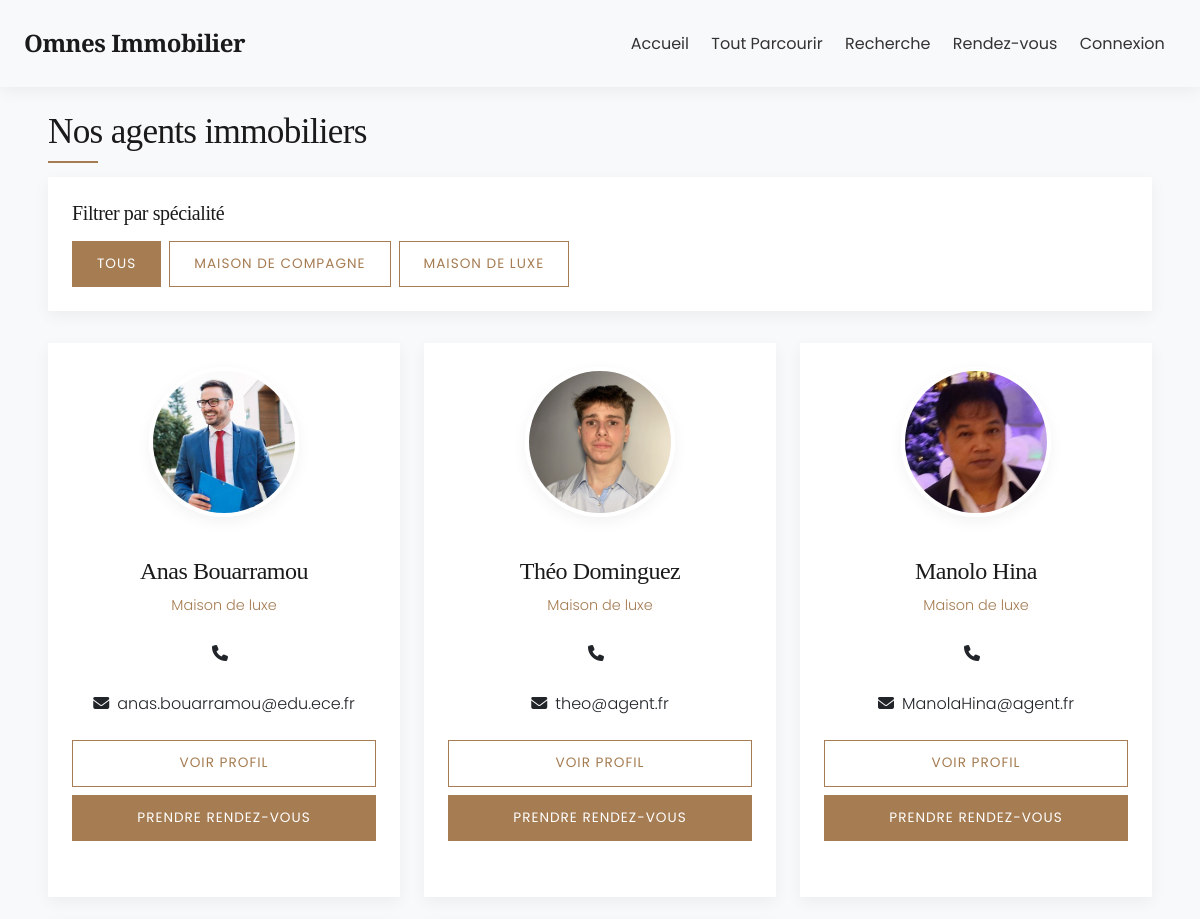
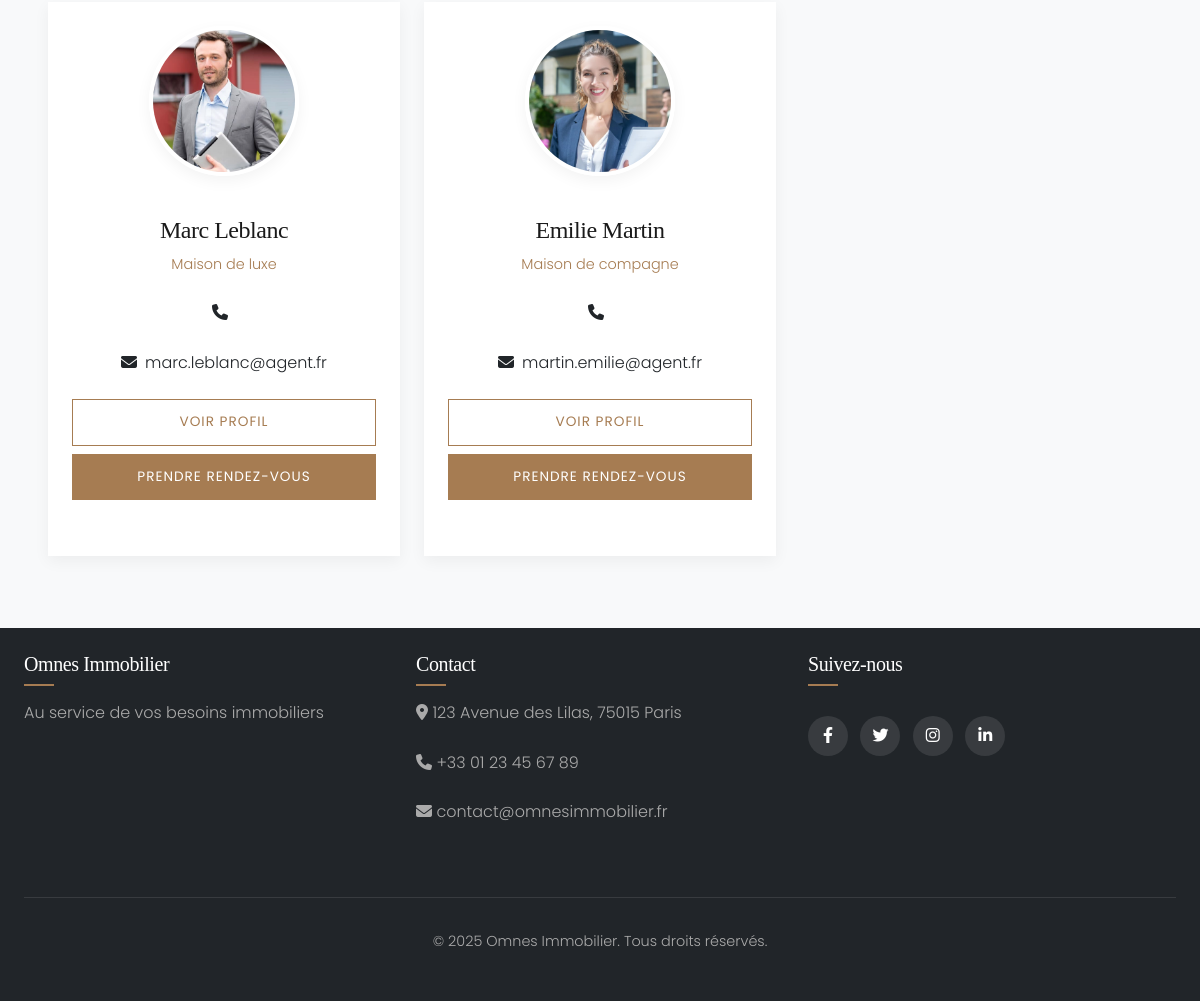
Before: /agents.php with the older database file (2 pictures, top to bottom).
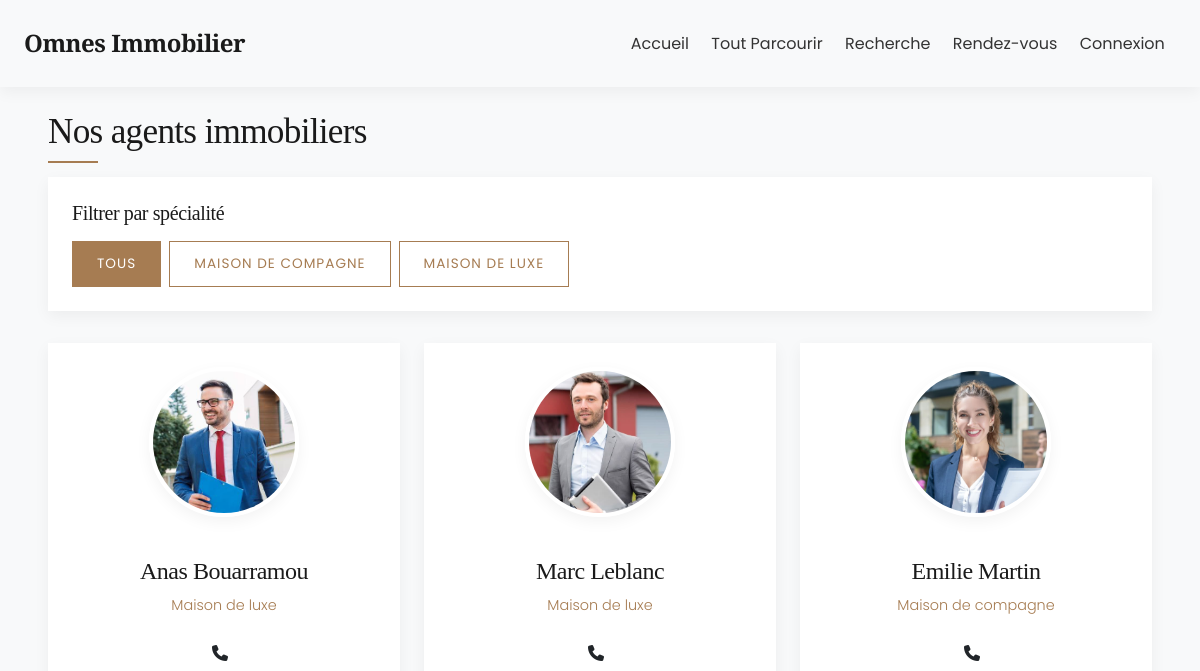
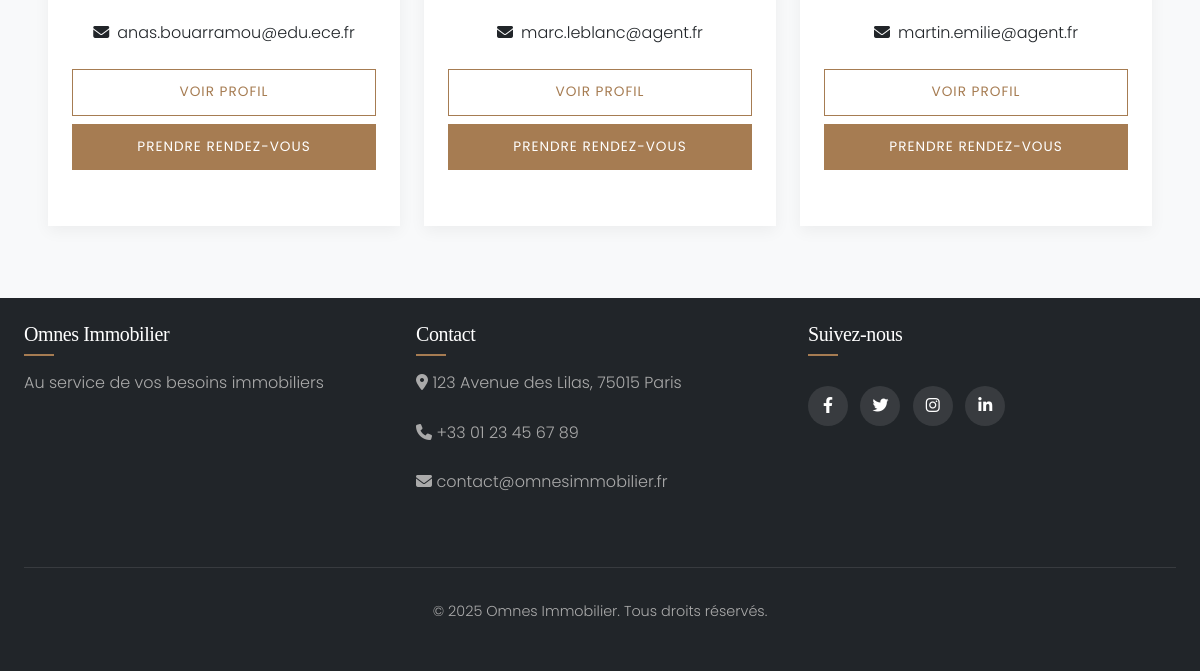
After: the same page with the newer database file (2 pictures, top to bottom).
### tables this page shows
CREATE TABLE `Agent_Immobilier` (
  `id_agent` int NOT NULL,
  `id_utilisateur` int NOT NULL,
  `specialite` varchar(100) DEFAULT NULL,
  `biographie` text,
  `cv_path` varchar(255) DEFAULT NULL,
  `photo_path` varchar(255) DEFAULT NULL
);

CREATE TABLE `Utilisateur` (
  `id_utilisateur` int NOT NULL,
  `email` varchar(100) NOT NULL,
  `mot_de_passe` varchar(255) NOT NULL,
  `nom` varchar(50) NOT NULL,
  `prenom` varchar(50) NOT NULL,
  `telephone` varchar(20) DEFAULT NULL,
  `date_inscription` datetime DEFAULT CURRENT_TIMESTAMP,
  `type_utilisateur` enum('client','agent','admin') NOT NULL,
  `statut` enum('actif','inactif') DEFAULT 'actif'
);

### config/init.php (called while the page is built, shortened)
<?php
require_once BASE_PATH . 'config/database.php';
spl_autoload_register(function($class_name) {
    $class_file = BASE_PATH . 'classes/' . $class_name . '.php';
});

### classes/database.php (called while the page is built, shortened)
<?php
class Database {
    private $dbh;
    private $stmt;
    public function __construct() {
        $this->host = DB_HOST;
        $this->port = DB_PORT;
        $this->user = DB_USER;
        $this->pass = DB_PASS;
        $this->dbname = DB_NAME;
        $dsn = 'mysql:host=' . $this->host . ';port=' . $this->port . ';dbname=' . $this->dbname . ';charset=utf8mb4';
        $options = array(
            PDO::ATTR_PERSISTENT => true,
            PDO::ATTR_ERRMODE => PDO::ERRMODE_EXCEPTION,
            PDO::ATTR_DEFAULT_FETCH_MODE => PDO::FETCH_OBJ
        );
        try {
            $this->dbh = new PDO($dsn, $this->user, $this->pass, $options);
        } catch(PDOException $e) {
            $this->error = $e->getMessage();
            error_log("Erreur de connexion à la base de données : " . $this->error);
            throw new Exception("Erreur de connexion à la base de données");
        }
    }
    public function query($query) {
        $this->stmt = $this->dbh->prepare($query);
    }
    public function execute() {
        try {
            return $this->stmt->execute();
        } catch(PDOException $e) {
            $this->error = $e->getMessage();
            error_log("Erreur d'exécution de requête : " . $this->error);
            return false;
        }
    }
    public function resultSet() {
        $this->execute();
        return $this->stmt->fetchAll();
    }
}
?>

### classes/Agent.php (called while the page is built, shortened)
<?php
class Agent {
    private $db;
    public function __construct() {
        $this->db = new Database();
    }
    public function getAllAgents() {
        try {
            $this->db->query('SELECT a.*, u.nom, u.prenom, u.email, u.telephone
                            FROM Agent_Immobilier a
                            INNER JOIN Utilisateur u ON a.id_utilisateur = u.id_utilisateur
                            ORDER BY u.nom, u.prenom');
            return $this->db->resultSet();
        } catch (Exception $e) {
            error_log("Exception lors de la récupération de tous les agents: " . $e->getMessage());
            return [];
        }
    }
}
?>

### agents.php (the view, shortened to what this page needs)
<?php
require_once BASE_PATH . 'config/init.php';
require_once BASE_PATH . 'classes/Agent.php';
$agent = new Agent();
$agents = $agent->getAllAgents();
$specialite = isset($_GET['specialite']) ? $_GET['specialite'] : null;
$specialites = [];
$all_agents = $agent->getAllAgents();
foreach ($all_agents as $a) {
    if (!empty($a->specialite) && !in_array($a->specialite, $specialites)) {
        $specialites[] = $a->specialite;
    }
}
sort($specialites);
include BASE_PATH . 'includes/header.php';
?>
<div class="container mt-4">
    <h1 class="section-title mb-4" data-aos="fade-up">Nos agents immobiliers</h1>
    <?php if (!empty($specialites)) : ?>
    <div class="mb-4" data-aos="fade-up">
        <div class="card">
            <div class="card-body">
                <h5 class="mb-3">Filtrer par spécialité</h5>
                <div class="d-flex flex-wrap gap-2">
                    <a href="/omnes-immobilier/agents.php" class="btn <?php echo !$specialite ? 'btn-primary' : 'btn-outline-primary'; ?>">
                        Tous
                    </a>
                    <?php foreach ($specialites as $spec) : ?>
                        <a href="/omnes-immobilier/agents.php?specialite=<?php echo urlencode($spec); ?>" class="btn <?php echo $specialite === $spec ? 'btn-primary' : 'btn-outline-primary'; ?>">
                            <?php echo htmlspecialchars($spec); ?>
                        </a>
                    <?php endforeach; ?>
                </div>
            </div>
        </div>
    </div>
    <?php endif; ?>
    <div class="row">
        <?php if (!empty($agents)) : ?>
            <?php foreach ($agents as $index => $agent_item) : ?>
                <div class="col-md-4 mb-4" data-aos="fade-up" data-aos-delay="<?php echo $index % 3 * 100; ?>">
                    <div class="card h-100 agent-card">
                        <div class="card-body text-center">
                            <?php if (isset($agent_item->photo_path) && $agent_item->photo_path) : ?>
                                <img src="<?php echo $agent_item->photo_path; ?>" class="agent-img" alt="<?php echo $agent_item->prenom . ' ' . $agent_item->nom; ?>" onerror="this.src='/omnes-immobilier/assets/img/agents/default.jpg'">
                            <?php else : ?>
                                <img src="/omnes-immobilier/assets/img/agents/default.jpg" class="agent-img" alt="<?php echo $agent_item->prenom . ' ' . $agent_item->nom; ?>" onerror="this.src='https://via.placeholder.com/150?text=Agent'">
                            <?php endif; ?>
                            <h4 class="agent-name mt-3"><?php echo $agent_item->prenom . ' ' . $agent_item->nom; ?></h4>
                            <p class="agent-title"><?php echo htmlspecialchars($agent_item->specialite); ?></p>
                            <div class="agent-contact mb-4">
                                <p><i class="fas fa-phone me-2"></i><?php echo htmlspecialchars($agent_item->telephone); ?></p>
                                <p><i class="fas fa-envelope me-2"></i><?php echo htmlspecialchars($agent_item->email); ?></p>
                            </div>
                            <div class="d-grid gap-2">
                                <a href="/omnes-immobilier/agent-profile.php?id=<?php echo $agent_item->id_agent; ?>" class="btn btn-outline-primary">Voir profil</a>
                                <a href="/omnes-immobilier/appointment.php?agent=<?php echo $agent_item->id_agent; ?>" class="btn btn-primary">Prendre rendez-vous</a>
                            </div>
                        </div>
                    </div>
                </div>
            <?php endforeach; ?>
        <?php endif; ?>
    </div>
</div>
<?php include BASE_PATH . 'includes/footer.php'; ?>

### includes/header.php (shortened to what this page needs)
<!DOCTYPE html>
<html lang="fr">
<head>
    <link href="https://cdn.jsdelivr.net/npm/bootstrap@5.3.0-alpha1/dist/css/bootstrap.min.css" rel="stylesheet">
    <link rel="stylesheet" href="https://cdnjs.cloudflare.com/ajax/libs/font-awesome/6.4.0/css/all.min.css">
    <link rel="stylesheet" href="<?php echo '/omnes-immobilier/assets/css/style.css'; ?>">
</head>
<body>
    <div class="wrapper">
        <header>
            <nav class="navbar navbar-expand-lg navbar-light bg-light">
                <div class="container">
                    <a class="navbar-brand" href="/omnes-immobilier/index.php">
                        Omnes Immobilier
                    </a>
                    <div class="collapse navbar-collapse" id="navbarNav">
                        <ul class="navbar-nav ms-auto">
                            <li class="nav-item">
                                <a class="nav-link" href="/omnes-immobilier/index.php">Accueil</a>
                            </li>
                            <li class="nav-item">
                                <a class="nav-link" href="/omnes-immobilier/properties.php">Tout Parcourir</a>
                            </li>
                            <li class="nav-item">
                                <a class="nav-link" href="/omnes-immobilier/search.php">Recherche</a>
                            </li>
                            <li class="nav-item">
                                <a class="nav-link" href="/omnes-immobilier/appointment.php">Rendez-vous</a>
                            </li>
                            <?php if (isset($_SESSION['user_id'])) : ?>
                                <li class="nav-item dropdown">
                                    <a class="nav-link dropdown-toggle" href="#" id="navbarDropdown" role="button" data-bs-toggle="dropdown" aria-expanded="false">
                                        <?php echo $_SESSION['user_name'] ?? 'Mon Compte'; ?>
                                    </a>
                                    <ul class="dropdown-menu dropdown-menu-end" aria-labelledby="navbarDropdown">
                                        <li><a class="dropdown-item" href="/omnes-immobilier/account.php">Profil</a></li>
                                        <?php if (isset($_SESSION['user_type']) && $_SESSION['user_type'] == 'client') : ?>
                                            <li><a class="dropdown-item" href="/omnes-immobilier/my-appointments.php">Mes rendez-vous</a></li>
                                        <?php elseif (isset($_SESSION['user_type']) && $_SESSION['user_type'] == 'agent') : ?>
                                            <li><a class="dropdown-item" href="/omnes-immobilier/agent-appointments.php">Mes rendez-vous</a></li>
                                        <?php elseif (isset($_SESSION['user_type']) && $_SESSION['user_type'] == 'admin') : ?>
                                            <li><a class="dropdown-item" href="/omnes-immobilier/admin/index.php">Administration</a></li>
                                        <?php endif; ?>
                                        <li><hr class="dropdown-divider"></li>
                                        <li><a class="dropdown-item" href="/omnes-immobilier/logout.php">Déconnexion</a></li>
                                    </ul>
                                </li>
                            <?php else : ?>
                                <li class="nav-item">
                                    <a class="nav-link" href="/omnes-immobilier/login.php">Connexion</a>
                                </li>
                            <?php endif; ?>
                        </ul>
                    </div>
                </div>
            </nav>
        </header>
        <main class="container mt-4">

### includes/footer.php (shortened to what this page needs)
</main>
        <footer class="bg-dark text-white mt-5 py-4">
            <div class="container">
                <div class="row">
                    <div class="col-md-4">
                        <h5>Omnes Immobilier</h5>
                        <p>Au service de vos besoins immobiliers</p>
                    </div>
                    <div class="col-md-4">
                        <h5>Contact</h5>
                        <address>
                            <p><i class="fas fa-map-marker-alt"></i> 123 Avenue des Lilas, 75015 Paris</p>
                            <p><i class="fas fa-phone"></i> +33 01 23 45 67 89</p>
                            <p><i class="fas fa-envelope"></i> contact@omnesimmobilier.fr</p>
                        </address>
                    </div>
                    <div class="col-md-4">
                        <h5>Suivez-nous</h5>
                        <div class="social-links mt-3">
                            <a href="#" class="text-white me-2"><i class="fab fa-facebook-f"></i></a>
                            <a href="#" class="text-white me-2"><i class="fab fa-twitter"></i></a>
                            <a href="#" class="text-white me-2"><i class="fab fa-instagram"></i></a>
                            <a href="#" class="text-white"><i class="fab fa-linkedin-in"></i></a>
                        </div>
                    </div>
                </div>
                <div class="row mt-3">
                    <div class="col text-center">
                        <p class="copyright">&copy; <?php echo date('Y'); ?> Omnes Immobilier. Tous droits réservés.</p>
                    </div>
                </div>
            </div>
        </footer>
    </div>
</body>
</html>

### assets/css/style.css (style rules this page uses)
:root { --dark-primary: #1a1a1a; --primary: #333333; --secondary: #a67c52; --light-secondary: #d4b88f; --light: #f8f9fa; --white: #ffffff; --grey: #e0e0e0; --dark-grey: #888888; --success: #4a7c59; --danger: #a63f52; --warning: #d4a150; --info: #5899a6; --transition: all 0.3s ease; --box-shadow: 0 5px 15px rgba(0, 0, 0, 0.05); --box-shadow-hover: 0 8px 25px rgba(0, 0, 0, 0.1); --font-heading: 'Playfair Display', serif; --font-body: 'Poppins', sans-serif; }
body { font-family: var(--font-body); color: var(--primary); line-height: 1.6; background-color: var(--light); font-weight: 300; }
h1, h2, h3, h4, h5, h6 { font-family: var(--font-heading); font-weight: 500; color: var(--dark-primary); letter-spacing: -0.02em; }
p { margin-bottom: 1.5rem; }
a { color: var(--secondary); text-decoration: none; transition: var(--transition); }
.container { max-width: 1280px; padding: 0 1.5rem; }
.bg-light { background-color: var(--light) !important; }
.text-white { color: white; }
.section-title { position: relative; display: inline-block; margin-bottom: 2.5rem; font-size: 2.2rem; }
.section-title::after { content: ''; position: absolute; left: 0; bottom: -10px; width: 50px; height: 2px; background-color: var(--secondary); }
.btn { font-family: var(--font-body); font-weight: 400; padding: 0.75rem 1.5rem; border-radius: 0; transition: var(--transition); text-transform: uppercase; letter-spacing: 1px; font-size: 0.85rem; border: none; }
.btn-primary { background-color: var(--secondary); color: var(--white); border: 1px solid var(--secondary); }
.btn-outline-primary { background-color: transparent; color: var(--secondary); border: 1px solid var(--secondary); }
header { box-shadow: var(--box-shadow); position: sticky; top: 0; z-index: 1000; background-color: var(--white); }
.navbar { padding: 1.2rem 0; }
.navbar-brand { font-family: var(--font-heading); font-weight: 600; font-size: 1.5rem; letter-spacing: -0.5px; color: var(--dark-primary) !important; }
.navbar-nav .nav-link { font-weight: 400; padding: 0.5rem 1rem; margin: 0 0.2rem; color: var(--primary); position: relative; }
.navbar-nav .nav-link::after { content: ''; position: absolute; width: 0; height: 2px; bottom: 0; left: 1rem; background-color: var(--secondary); transition: var(--transition); }
.card { border: none; box-shadow: var(--box-shadow); transition: var(--transition); border-radius: 0; overflow: hidden; margin-bottom: 2rem; }
.card-body { padding: 1.5rem; }
.agent-card { text-align: center; }
.agent-card .agent-img { width: 150px; height: 150px; border-radius: 50%; object-fit: cover; margin: 0 auto 1.5rem; border: 4px solid var(--white); box-shadow: var(--box-shadow); }
.agent-card .agent-name { font-family: var(--font-heading); margin-bottom: 0.5rem; }
.agent-card .agent-title { color: var(--secondary); margin-bottom: 1rem; font-size: 0.9rem; }
.agent-card .agent-contact { margin-top: 1.5rem; }
footer { background-color: var(--dark-primary); color: var(--white); padding: 4rem 0 2rem; }
footer h5 { color: var(--white); margin-bottom: 1.5rem; position: relative; display: inline-block; }
footer h5::after { content: ''; position: absolute; left: 0; bottom: -10px; width: 30px; height: 2px; background-color: var(--secondary); }
footer p, footer address { color: #aaa; }
footer a { color: #aaa; transition: var(--transition); }
footer .social-links a { display: inline-block; margin-right: 1rem; width: 40px; height: 40px; line-height: 40px; text-align: center; background-color: rgba(255, 255, 255, 0.1); border-radius: 50%; transition: var(--transition); }
footer .copyright { padding-top: 2rem; margin-top: 2rem; border-top: 1px solid rgba(255, 255, 255, 0.1); text-align: center; font-size: 0.9rem; color: #aaa; }

Changed rows visible on the page:
removed agent_immobilier: photo_path (picture), id_utilisateur.prenom "Théo", id_utilisateur.nom "Dominguez", specialite "Maison de luxe", id_utilisateur.email "theo@agent.fr"
removed agent_immobilier: photo_path (picture), id_utilisateur.prenom "Manolo", id_utilisateur.nom "Hina", specialite "Maison de luxe", id_utilisateur.email "ManolaHina@agent.fr"
